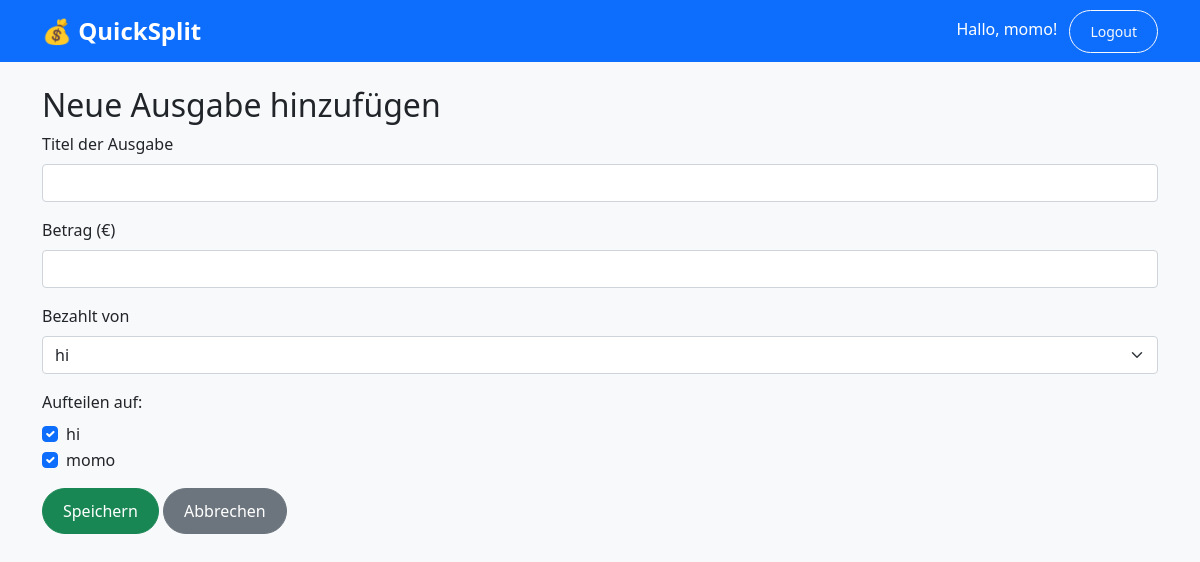
Before: /events/2/add_expense (signed in) with the older database file.
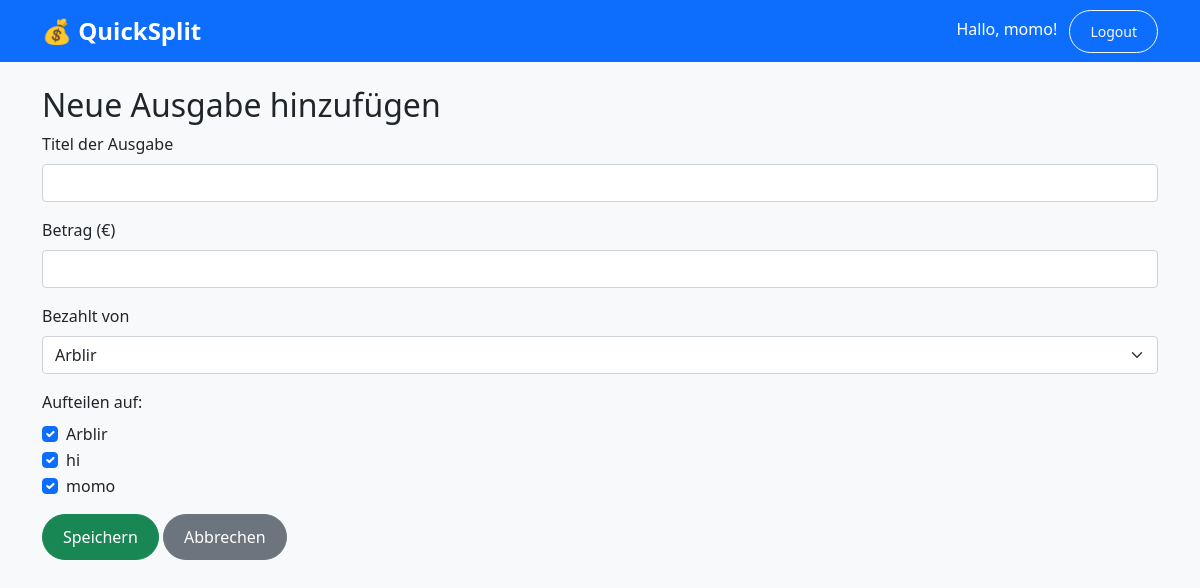
After: the same page with the newer database file.
### tables this page shows
CREATE TABLE participants (
        id INTEGER PRIMARY KEY AUTOINCREMENT,
        name TEXT NOT NULL,
        event_id INTEGER NOT NULL,
        FOREIGN KEY (event_id) REFERENCES events(id)
    );

### routes/events.py (the view, shortened to what this page needs)
@events_bp.route('/<int:event_id>/add_expense', methods=['GET', 'POST'])
def add_expense(event_id):
    if 'user_id' not in session:
        return redirect(url_for('auth.login'))
    conn = get_db_connection()
    participants = conn.execute(
        'SELECT * FROM participants WHERE event_id = ? ORDER BY name',
        (event_id,)
    ).fetchall()
    conn.close()
    return render_template('events/add_expense.html', event_id=event_id, participants=participants)

### database.py (called while the page is built)
def get_db_connection():
    conn = sqlite3.connect(DATABASE)
    conn.row_factory = sqlite3.Row
    return conn

### templates/events/add_expense.html (shortened to what this page needs)
{% extends "base.html" %}
{% block content %}
<h2>Neue Ausgabe hinzufügen</h2>
<form method="POST">
  <div class="mb-3">
    <label for="title" class="form-label">Titel der Ausgabe</label>
    <input type="text" class="form-control" name="title" id="title" required>
  </div>
  <div class="mb-3">
    <label for="amount" class="form-label">Betrag (€)</label>
    <input type="number" step="0.01" class="form-control" name="amount" id="amount" required>
  </div>
  <div class="mb-3">
    <label for="payer" class="form-label">Bezahlt von</label>
    <select name="payer" id="payer" class="form-select" required>
      {% for participant in participants %}
        <option value="{{ participant.id }}">{{ participant.name }}</option>
      {% endfor %}
    </select>
  </div>
  <div class="mb-3">
    <label class="form-label">Aufteilen auf:</label>
    {% for participant in participants %}
      <div class="form-check">
        <input class="form-check-input" type="checkbox" name="split_users" value="{{ participant.id }}" id="participant{{ participant.id }}" checked>
        <label class="form-check-label" for="participant{{ participant.id }}">
          {{ participant.name }}
        </label>
      </div>
    {% endfor %}
  </div>
  <button type="submit" class="btn btn-success">Speichern</button>
  <a href="{{ url_for('events.show_event', event_id=event_id) }}" class="btn btn-secondary">Abbrechen</a>
</form>
{% endblock %}

### templates/base.html (shortened to what this page needs)
<!DOCTYPE html>
<html lang="de">
<head>
    <link href="https://cdn.jsdelivr.net/npm/bootstrap@5.1.3/dist/css/bootstrap.min.css" rel="stylesheet">
    <link rel="stylesheet" href="{{ url_for('static', filename='style.css') }}">
</head>
<body>
        <nav class="navbar navbar-expand-lg navbar-dark bg-primary">
            <div class="container">
                <a class="navbar-brand" href="{{ url_for('index') }}">💰 QuickSplit</a>
                <div class="ms-auto">
                    {% if session.get('user_id') %}
                        <span class="navbar-text me-2 text-white">
                            Hallo, {{ session.get('user_name') }}!
                        </span>
                        <a href="{{ url_for('auth.logout') }}" class="btn btn-outline-light btn-sm">Logout</a>
                    {% endif %}
                </div>
            </div>
        </nav>
    <div class="container mt-4">
        {% block content %}{% endblock %}
    </div>
</body>
</html>

Changed rows visible on the page:
added participants: name "Arblir"
Other visible differences:
form field payer: "hi" → "Arblir"
